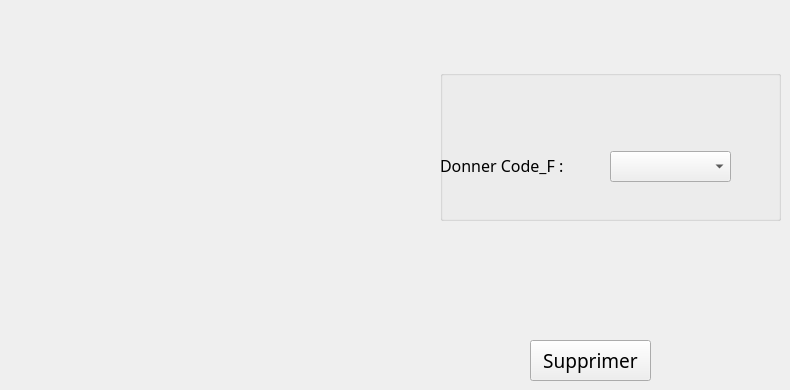
      <widget class="QWidget" name="page_5">
       <widget class="QGroupBox" name="groupBox_9">
        <property name="enabled">
         <bool>true</bool>
        </property>
        <property name="geometry">
         <rect>
          <x>440</x>
          <y>70</y>
          <width>341</width>
          <height>151</height>
         </rect>
        </property>
        <property name="mouseTracking">
         <bool>false</bool>
        </property>
        <property name="autoFillBackground">
         <bool>false</bool>
        </property>
        <property name="title">
         <string/>
        </property>
        <property name="flat">
         <bool>true</bool>
        </property>
        <property name="checkable">
         <bool>false</bool>
        </property>
        <widget class="QLabel" name="label_41">
         <property name="geometry">
          <rect>
           <x>0</x>
           <y>80</y>
           <width>161</width>
           <height>31</height>
          </rect>
         </property>
         <property name="font">
          <font>
           <family>Vijaya</family>
           <pointsize>14</pointsize>
           <weight>50</weight>
           <italic>false</italic>
           <bold>false</bold>
          </font>
         </property>
         <property name="text">
          <string>&lt;html&gt;&lt;head/&gt;&lt;body&gt;&lt;p&gt;&lt;span style=&quot; font-size:12pt;&quot;&gt;Donner Code_F :&lt;/span&gt;&lt;/p&gt;&lt;/body&gt;&lt;/html&gt;</string>
         </property>
        </widget>
        <widget class="QComboBox" name="comboBox_supprim_fournisseur">
         <property name="geometry">
          <rect>
           <x>170</x>
           <y>81</y>
           <width>121</width>
           <height>31</height>
          </rect>
         </property>
         <property name="font">
          <font>
           <family>Vijaya</family>
           <pointsize>14</pointsize>
           <weight>50</weight>
           <italic>false</italic>
           <bold>false</bold>
          </font>
         </property>
        </widget>
       </widget>
       <widget class="QPushButton" name="Supprimer_fournisseur">
        <property name="geometry">
         <rect>
          <x>530</x>
          <y>340</y>
          <width>121</width>
          <height>41</height>
         </rect>
        </property>
        <property name="font">
         <font>
          <family>Vijaya</family>
          <pointsize>14</pointsize>
          <weight>50</weight>
          <italic>false</italic>
          <bold>false</bold>
         </font>
        </property>
        <property name="text">
         <string>Supprimer</string>
        </property>
        <property name="icon">
         <iconset resource="photos.qrc">
          <normaloff>:/mmminus.png</normaloff>:/mmminus.png</iconset>
        </property>
       </widget>
      </widget>
